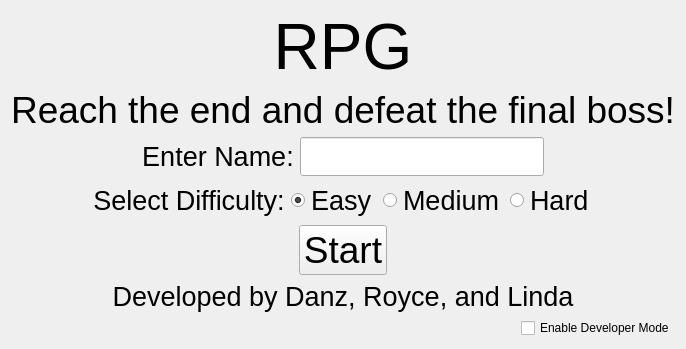
      <widget class="QWidget" name="start_menu_page">
       <layout class="QVBoxLayout" name="verticalLayout_7">
        <item>
         <layout class="QVBoxLayout" name="verticalLayout_8">
          <item>
           <widget class="QLabel" name="start_menu_title_label">
            <property name="font">
             <font>
              <pointsize>48</pointsize>
             </font>
            </property>
            <property name="text">
             <string>RPG</string>
            </property>
            <property name="alignment">
             <set>Qt::AlignCenter</set>
            </property>
           </widget>
          </item>
          <item>
           <widget class="QLabel" name="start_menu_goal_label">
            <property name="font">
             <font>
              <pointsize>28</pointsize>
             </font>
            </property>
            <property name="text">
             <string>Reach the end and defeat the final boss!</string>
            </property>
            <property name="alignment">
             <set>Qt::AlignCenter</set>
            </property>
           </widget>
          </item>
         </layout>
        </item>
        <item>
         <layout class="QHBoxLayout" name="start_menu_enter_name_layout">
          <item>
           <spacer name="horizontalSpacer">
            <property name="orientation">
             <enum>Qt::Horizontal</enum>
            </property>
            <property name="sizeHint" stdset="0">
             <size>
              <width>40</width>
              <height>20</height>
             </size>
            </property>
           </spacer>
          </item>
          <item>
           <widget class="QLabel" name="start_menu_enter_name_label">
            <property name="font">
             <font>
              <pointsize>20</pointsize>
             </font>
            </property>
            <property name="text">
             <string>Enter Name:</string>
            </property>
            <property name="alignment">
             <set>Qt::AlignCenter</set>
            </property>
           </widget>
          </item>
          <item>
           <widget class="QLineEdit" name="enter_name_lineedit">
            <property name="font">
             <font>
              <pointsize>20</pointsize>
             </font>
            </property>
           </widget>
          </item>
          <item>
           <spacer name="horizontalSpacer_2">
            <property name="orientation">
             <enum>Qt::Horizontal</enum>
            </property>
            <property name="sizeHint" stdset="0">
             <size>
              <width>40</width>
              <height>20</height>
             </size>
            </property>
           </spacer>
          </item>
         </layout>
        </item>
        <item>
         <layout class="QHBoxLayout" name="start_menu_enter_name_layout_2">
          <item>
           <spacer name="horizontalSpacer_3">
            <property name="orientation">
             <enum>Qt::Horizontal</enum>
            </property>
            <property name="sizeHint" stdset="0">
             <size>
              <width>40</width>
              <height>20</height>
             </size>
            </property>
           </spacer>
          </item>
          <item>
           <widget class="QLabel" name="start_menu_enter_name_label_2">
            <property name="font">
             <font>
              <pointsize>20</pointsize>
             </font>
            </property>
            <property name="text">
             <string>Select Difficulty:</string>
            </property>
            <property name="alignment">
             <set>Qt::AlignCenter</set>
            </property>
           </widget>
          </item>
          <item>
           <widget class="QRadioButton" name="radioButton">
            <property name="font">
             <font>
              <pointsize>20</pointsize>
             </font>
            </property>
            <property name="text">
             <string>Easy</string>
            </property>
            <property name="checked">
             <bool>true</bool>
            </property>
           </widget>
          </item>
          <item>
           <widget class="QRadioButton" name="radioButton_2">
            <property name="font">
             <font>
              <pointsize>20</pointsize>
             </font>
            </property>
            <property name="text">
             <string>Medium</string>
            </property>
           </widget>
          </item>
          <item>
           <widget class="QRadioButton" name="radioButton_3">
            <property name="font">
             <font>
              <pointsize>20</pointsize>
             </font>
            </property>
            <property name="text">
             <string>Hard</string>
            </property>
           </widget>
          </item>
          <item>
           <spacer name="horizontalSpacer_4">
            <property name="orientation">
             <enum>Qt::Horizontal</enum>
            </property>
            <property name="sizeHint" stdset="0">
             <size>
              <width>40</width>
              <height>20</height>
             </size>
            </property>
           </spacer>
          </item>
         </layout>
        </item>
        <item>
         <layout class="QHBoxLayout" name="start_menu_enter_name_layout_3">
          <item>
           <spacer name="horizontalSpacer_5">
            <property name="orientation">
             <enum>Qt::Horizontal</enum>
            </property>
            <property name="sizeHint" stdset="0">
             <size>
              <width>40</width>
              <height>20</height>
             </size>
            </property>
           </spacer>
          </item>
          <item>
           <widget class="QPushButton" name="startButton">
            <property name="font">
             <font>
              <pointsize>28</pointsize>
             </font>
            </property>
            <property name="text">
             <string>Start</string>
            </property>
           </widget>
          </item>
          <item>
           <spacer name="horizontalSpacer_6">
            <property name="orientation">
             <enum>Qt::Horizontal</enum>
            </property>
            <property name="sizeHint" stdset="0">
             <size>
              <width>40</width>
              <height>20</height>
             </size>
            </property>
           </spacer>
          </item>
         </layout>
        </item>
        <item>
         <layout class="QHBoxLayout" name="start_menu_goal_layout_3">
          <item>
           <widget class="QLabel" name="start_menu_goal_label_3">
            <property name="font">
             <font>
              <pointsize>20</pointsize>
             </font>
            </property>
            <property name="text">
             <string>Developed by Danz, Royce, and Linda</string>
            </property>
            <property name="alignment">
             <set>Qt::AlignCenter</set>
            </property>
           </widget>
          </item>
         </layout>
        </item>
        <item>
         <layout class="QHBoxLayout" name="start_menu_goal_layout_4">
          <item>
           <spacer name="horizontalSpacer_7">
            <property name="orientation">
             <enum>Qt::Horizontal</enum>
            </property>
            <property name="sizeHint" stdset="0">
             <size>
              <width>40</width>
              <height>20</height>
             </size>
            </property>
           </spacer>
          </item>
          <item>
           <widget class="QCheckBox" name="checkBox">
            <property name="layoutDirection">
             <enum>Qt::LeftToRight</enum>
            </property>
            <property name="text">
             <string>Enable Developer Mode</string>
            </property>
           </widget>
          </item>
         </layout>
        </item>
       </layout>
      </widget>
